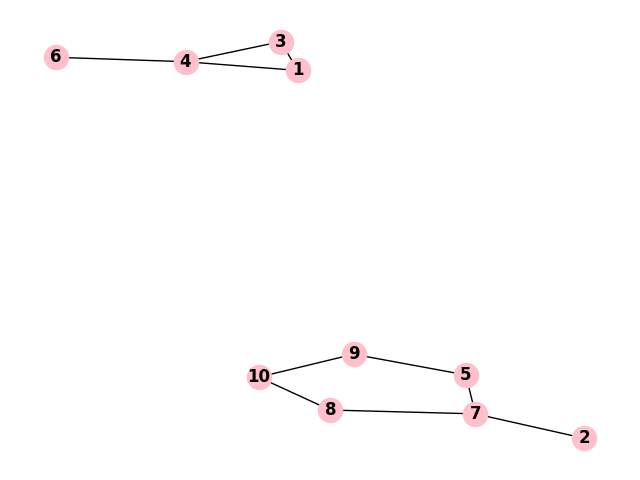

Write the Python code that produced this figure.
from matplotlib.pylab import matrix_power
import matplotlib.pyplot as plt
import networkx as nx
import os

import numpy as np

def construir_grafo(matriz_numerica):
    grafo = {}
    num_linhas = len(matriz_numerica)
    for i in range(num_linhas):
        adjacentes = []
        for j in range(len(matriz_numerica[i])):
            if matriz_numerica[i][j] != 0:
                adjacentes.append(j+1)
        grafo[i+1] = adjacentes
    return grafo

def plot_grafo(grafo):
    plt.figure()
    g = nx.Graph(grafo)
    for no, adjacentes in grafo.items():
        for adjacente in adjacentes:
            g.add_edge(no, adjacente)
            
    nx.draw(g, with_labels=True, font_weight='bold', node_color='pink')
    plt.savefig('graph.png')

def bfs(grafo, raiz):
    visitado = [False] * (len(grafo)+1)  
    pai = [-1] * (len(grafo)+1)  
    nivel = [-1] * (len(grafo)+1)  
    fila = [raiz]
    visitado[raiz] = True
    nivel[raiz] = 0
    pai[raiz] = 0
    largura = [0] * (len(grafo)+1)
    i = 0
    
    while fila != []:
        i += 1
        atual = fila.pop(0)
        for vizinho in grafo[atual]:
            if not visitado[vizinho]:
                visitado[vizinho] = True
                pai[vizinho] = atual
                nivel[vizinho] = nivel[atual] + 1
                fila.append(vizinho)
       
        largura[i] = atual
        print(f'largura: {largura}')
    return pai, nivel

def aresta_tipo(grafo, pai, nivel):
    conjunto = {'arestas pai': [], 'arestas irmão': [], 'arestas primo': [], 'arestas tio': []}
    
    for no, adjacentes in grafo.items():
        for adjacente in adjacentes:
            if pai[adjacente] == no and nivel[no] == nivel[adjacente] - 1:
                if (no, adjacente) not in conjunto['arestas pai'] and (adjacente, no) not in conjunto['arestas pai']:
                    conjunto['arestas pai'].append((no, adjacente))
            elif nivel[no] == nivel[adjacente] and pai[no] == pai[adjacente]:
                if (no, adjacente) not in conjunto['arestas irmão'] and (adjacente, no) not in conjunto['arestas irmão']:
                    conjunto['arestas irmão'].append((no, adjacente))
            elif nivel[no] == nivel [adjacente] and pai[no] != pai[adjacente]:
                if (no, adjacente) not in conjunto['arestas primo'] and (adjacente, no) not in conjunto['arestas primo']:
                    conjunto['arestas primo'].append((no, adjacente))
            elif nivel[adjacente] == nivel[no] + 1 and pai[no] != pai[adjacente]:
                if (no, adjacente) not in conjunto['arestas tio'] and (adjacente, no) not in conjunto['arestas tio']:
                    conjunto['arestas tio'].append((no, adjacente))
                    
    if conjunto['arestas irmão'] == [] and conjunto['arestas primo'] == []:
        print('é bipartido')
    else:
        print(f'Não é bipartido pois tem arestas de irmão {conjunto["arestas irmão"]} ou primo {conjunto["arestas primo"]}')
       
    print(conjunto)
    
    
def conexo_ou_nao(matriz, numero_vertices):
    aux = []
    for i in range(numero_vertices):
        row = []
        for j in range(numero_vertices):
            row.append(matriz[i][j])
        row[i] = 1
        aux.append(row)

    for row in aux:
        print(row)

    A = np.array(aux) 
    A = matrix_power(A, numero_vertices)
    print(matrix_power(A, numero_vertices))

    connected = False
    for row in A:
        if 0 not in A:
            connected = True

    return connected

def main():

    with open('matriz.txt', 'r') as arquivo:
        conteudo = arquivo.read()
        matrizes = conteudo.split('\n\n')
        matrizes = [matriz.split('\n') for matriz in matrizes]
        
    print(conteudo)
    print(f"\nForam carregadas {len(matrizes)} matrizes.")
    numero = int(input(f"Informe a matriz que você gostaria de manipular de 1 a {len(matrizes)}: "))

    if numero > len(matrizes):
        print("Não existe essa matriz")
        exit()

    for indice, matriz in enumerate(matrizes, start=1):
        if numero == indice:
            matriz = [linha.split() for linha in matriz]
            matriz_numerica = []
            matriz_numerica = [[int(valor) for valor in linha] for linha in matriz]

            grafo = construir_grafo(matriz_numerica)
            plot_grafo(grafo)
            print("Os vértices são: ", list(grafo.keys()))
            
    op = 0
    opcoes = [1, 2, 3]
    while(op not in opcoes):
        op = int(input('''\n\n---------------------------------------------------------
            \nDigite a opção desejada:
            \n---------------------------------------------------------
            \n1|Verificar se o grafo é conexo
            \n2|Aplicar busca em largura
            \n3|Encontrar bipartição
            \n---------------------------------------------------------
            \nOpção escolhida: '''))
        
    if op == 1:
            if conexo_ou_nao(matriz_numerica, len(matriz_numerica)):
                print("O grafo é conexo")
            else:
                print("O grafo não é conexo")

    elif op == 2:
        raiz = int(input('Informe o nó incial: '))
        pai, nivel = bfs(grafo, raiz)
        aresta_tipo(grafo, pai, nivel)

    else:
        print("Inserir aqui função que encontra bipartição")
        

               
main()

# TODO: Criar um grafo a partir de uma matriz de adjacências
# TODO: Criar um grafo a partir de uma lista de adjacências 
